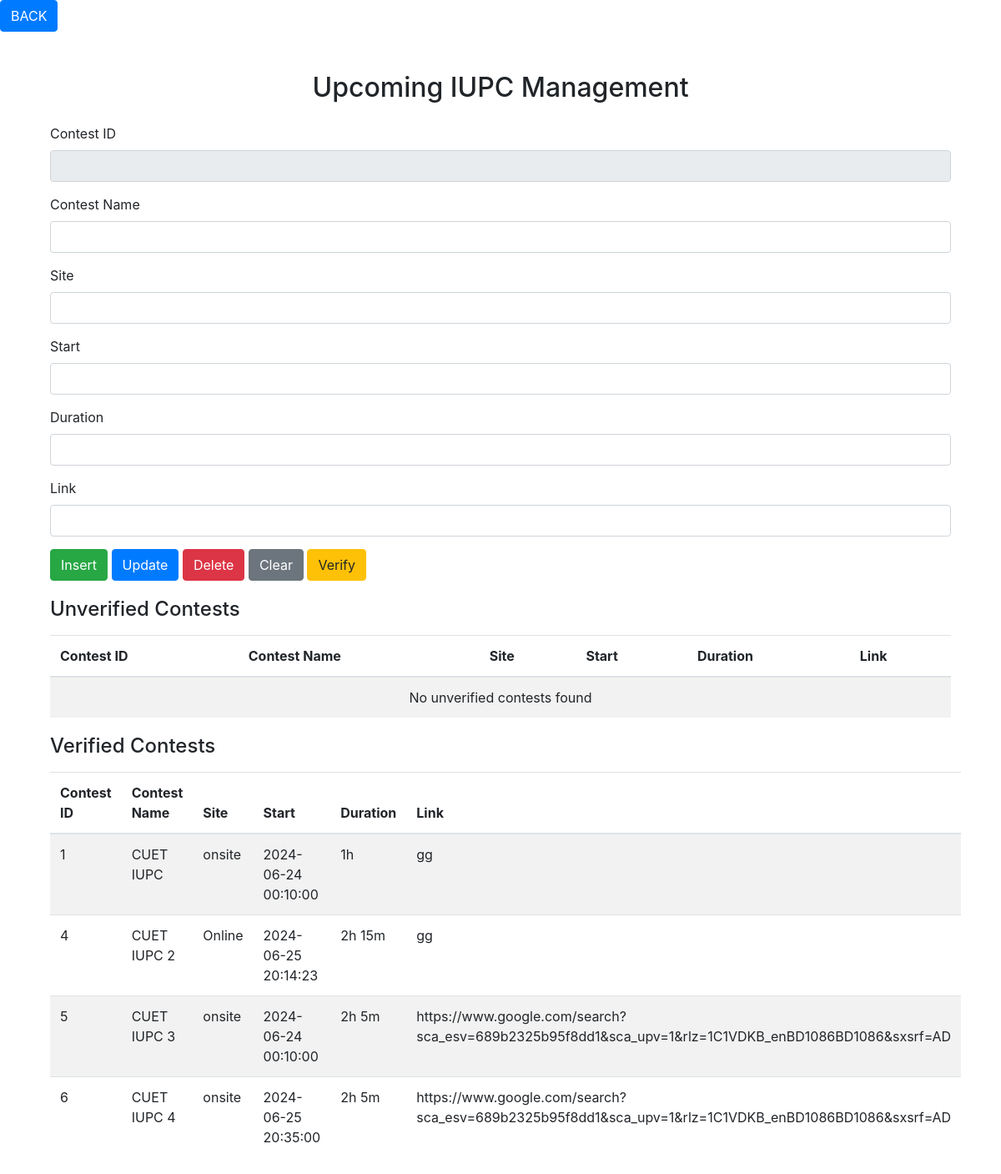
Before: /Admin/upcoming_iupc.php with the older database file.
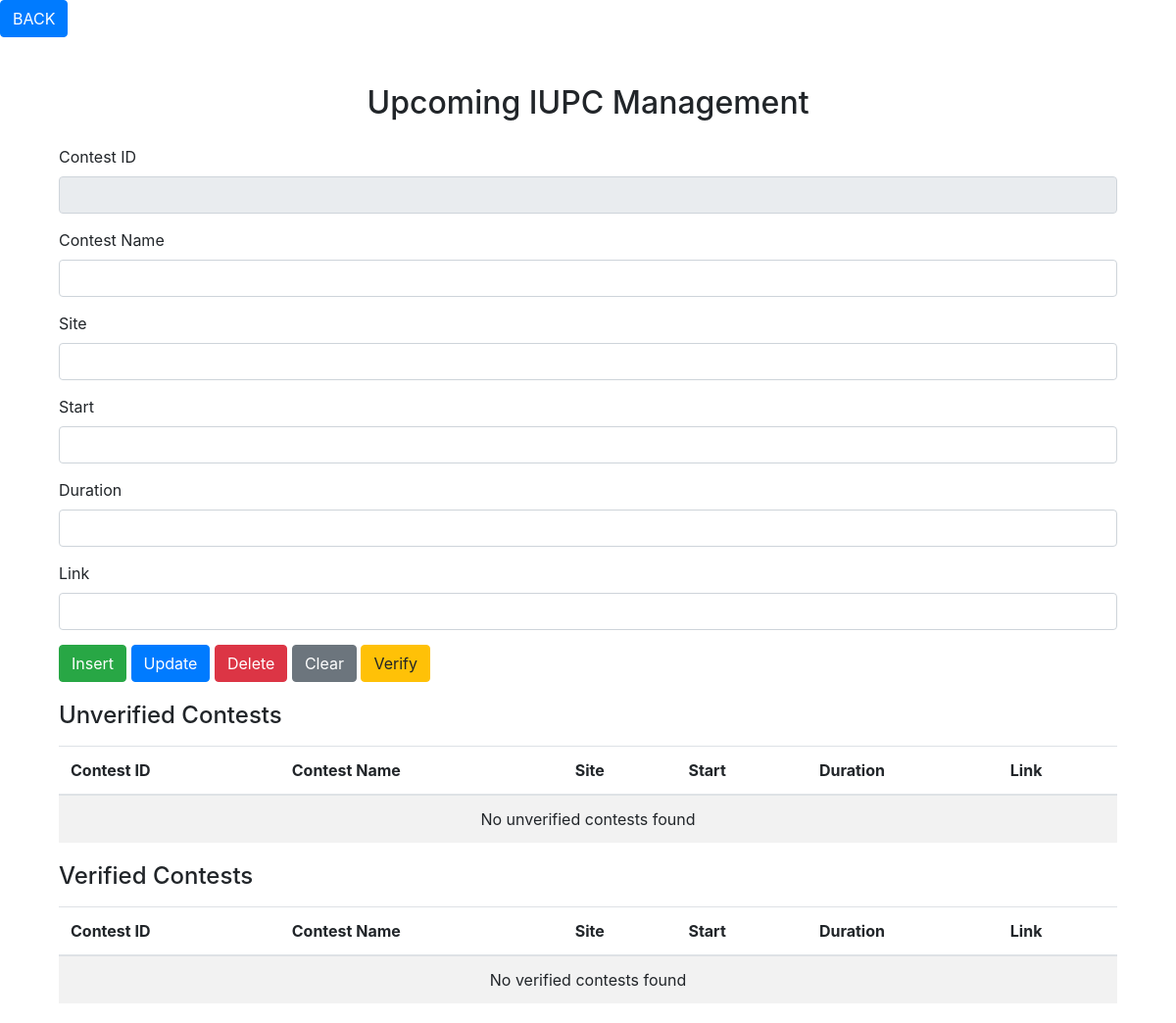
After: the same page with the newer database file.
### tables this page shows
CREATE TABLE `upcoming_iupc` (
  `Contest_id` int(30) NOT NULL,
  `Contest_Name` varchar(500) NOT NULL,
  `Site` varchar(30) NOT NULL,
  `Start` datetime NOT NULL,
  `Duration` varchar(50) NOT NULL,
  `Link` varchar(100) NOT NULL,
  `varified` int(11) NOT NULL
);

### Admin/upcoming_iupc.php (the view, shortened to what this page needs)
<?php
$servername = "localhost";
$username = "root";
$password = "";
$dbname = "ip project";
$conn = new mysqli($servername, $username, $password, $dbname);
$contest_id = $contest_name = $site = $start = $duration = $link = "";
$unverified_sql = "SELECT Contest_id, Contest_Name, Site, Start, Duration, Link FROM upcoming_iupc WHERE varified = 0";
$unverified_result = $conn->query($unverified_sql);
$verified_sql = "SELECT Contest_id, Contest_Name, Site, Start, Duration, Link FROM upcoming_iupc WHERE varified = 1";
$verified_result = $conn->query($verified_sql);
?>
<!DOCTYPE html>
<html lang="en">
<head>
    <link href="https://stackpath.bootstrapcdn.com/bootstrap/4.5.2/css/bootstrap.min.css" rel="stylesheet">
</head>
<body>
        <div class="">
            <a href="./admin_dashboard.php" class="btn btn-primary">BACK</a>
        </div>
    <div class="container mt-5">
    <div class="container mt-5">
        <h2 class="text-center mb-4">Upcoming IUPC Management</h2>
        <div class="top-section">
            <form method="POST" action="<?php echo htmlspecialchars($_SERVER["PHP_SELF"]);?>">
                <div class="form-group">
                    <label for="contest_id">Contest ID</label>
                    <input type="text" class="form-control" id="contest_id" name="contest_id" value="<?php echo $contest_id; ?>" readonly>
                </div>
                <div class="form-group">
                    <label for="contest_name">Contest Name</label>
                    <input type="text" class="form-control" id="contest_name" name="contest_name" value="<?php echo $contest_name; ?>" required>
                </div>
                <div class="form-group">
                    <label for="site">Site</label>
                    <input type="text" class="form-control" id="site" name="site" value="<?php echo $site; ?>" required>
                </div>
                <div class="form-group">
                    <label for="start">Start</label>
                    <input type="text" class="form-control" id="start" name="start" value="<?php echo $start; ?>" required>
                </div>
                <div class="form-group">
                    <label for="duration">Duration</label>
                    <input type="text" class="form-control" id="duration" name="duration" value="<?php echo $duration; ?>" required>
                </div>
                <div class="form-group">
                    <label for="link">Link</label>
                    <input type="text" class="form-control" id="link" name="link" value="<?php echo $link; ?>" required>
                </div>
                <button type="submit" name="insert" class="btn btn-success">Insert</button>
                <button type="submit" name="update" class="btn btn-primary">Update</button>
                <button type="submit" name="delete" class="btn btn-danger">Delete</button>
                <button type="submit" name="clear" class="btn btn-secondary">Clear</button>
                <button type="submit" name="verify" class="btn btn-warning">Verify</button>
            </form>
        </div>
        <div class="middle-section">
            <h4 class="mb-3">Unverified Contests</h4>
            <table class="table table-striped table-hover">
                <thead>
                    <tr>
                        <th>Contest ID</th>
                        <th>Contest Name</th>
                        <th>Site</th>
                        <th>Start</th>
                        <th>Duration</th>
                        <th>Link</th>
                    </tr>
                </thead>
                <tbody>
                    <?php
                    if ($unverified_result->num_rows > 0) {
                        while($row = $unverified_result->fetch_assoc()) {
                            echo "<tr onclick=\"populateForm('".$row['Contest_id']."', '".$row['Contest_Name']."', '".$row['Site']."', '".$row['Start']."', '".$row['Duration']."', '".$row['Link']."')\">";
                            echo "<td>" . $row['Contest_id'] . "</td>";
                            echo "<td>" . $row['Contest_Name'] . "</td>";
                            echo "<td>" . $row['Site'] . "</td>";
                            echo "<td>" . $row['Start'] . "</td>";
                            echo "<td>" . $row['Duration'] . "</td>";
                            echo "<td>" . $row['Link'] . "</td>";
                            echo "</tr>";
                        }
                    } else {
                        echo "<tr><td colspan='6' class='text-center'>No unverified contests found</td></tr>";
                    }
                    ?>
                </tbody>
            </table>
        </div>
<div class="bottom-section">
    <h4 class="mb-3">Verified Contests</h4>
    <table class="table table-striped table-hover">
        <thead>
            <tr>
                <th>Contest ID</th>
                <th>Contest Name</th>
                <th>Site</th>
                <th>Start</th>
                <th>Duration</th>
                <th>Link</th>
            </tr>
        </thead>
        <tbody>
            <?php
            if ($verified_result->num_rows > 0) {
                while ($row = $verified_result->fetch_assoc()) {
                    echo "<tr onclick=\"populateForm('".$row['Contest_id']."', '".$row['Contest_Name']."', '".$row['Site']."', '".$row['Start']."', '".$row['Duration']."', '".$row['Link']."')\">";
                    echo "<td>" . $row['Contest_id'] . "</td>";
                    echo "<td>" . $row['Contest_Name'] . "</td>";
                    echo "<td>" . $row['Site'] . "</td>";
                    echo "<td>" . $row['Start'] . "</td>";
                    echo "<td>" . $row['Duration'] . "</td>";
                    echo "<td>" . $row['Link'] . "</td>";
                    echo "</tr>";
                }
            } else {
                echo "<tr><td colspan='6' class='text-center'>No verified contests found</td></tr>";
            }
            ?>
        </tbody>
    </table>
</div>

### Admin/upcoming_iupc.php (style rules this page uses)
.top-section, .middle-section, .bottom-section { margin-top: 20px; margin-bottom: 20px; }
.form-group { margin-bottom: 15px; }

Changed rows visible on the page:
removed upcoming_iupc: Contest_id "1", Contest_Name "CUET IUPC", Site "onsite", Start "2024-06-24 00:10:00", Duration "1h", Link "gg"
removed upcoming_iupc: Contest_id "4", Contest_Name "CUET IUPC 2", Site "Online", Start "2024-06-25 20:14:23", Duration "2h 15m", Link "gg"
removed upcoming_iupc: Contest_id "5", Contest_Name "CUET IUPC 3", Site "onsite", Start "2024-06-24 00:10:00", Duration "2h 5m", Link "https://www.google.com/search?sca_esv=689b2325b95f8dd1&sca_upv=1&rlz=1C1VDKB_enBD1086BD1086&sxsrf=AD"
removed upcoming_iupc: Contest_id "6", Contest_Name "CUET IUPC 4", Site "onsite", Start "2024-06-25 20:35:00", Duration "2h 5m", Link "https://www.google.com/search?sca_esv=689b2325b95f8dd1&sca_upv=1&rlz=1C1VDKB_enBD1086BD1086&sxsrf=AD"
Other visible differences:
text now shown: "No verified contests found"
